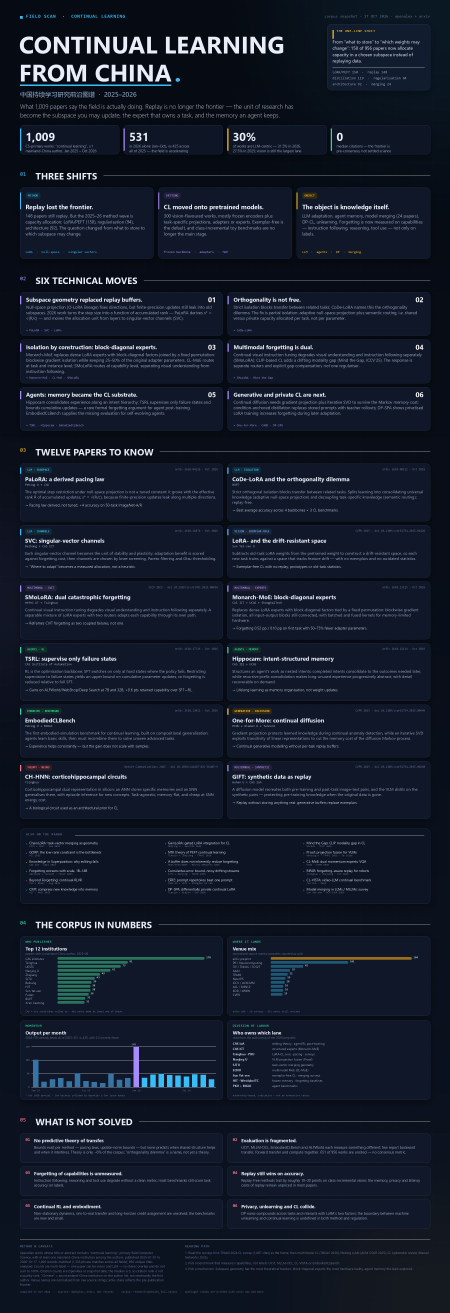
#> input picture continual-learning-china-2025-26.png, 1800 x 5250 px, found by its file name (shown at 1/4 size)
$ python crop.py
#> lines starting #> are read from the running program, lines starting #| are printed output that depends on the picture

from PIL import Image
im = Image.open('continual-learning-china-2025-26.png')
#> im is the input picture: PIL image 1800x5250 RGB; mean R, G, B 20.4, 28.1, 42.7
im.crop((0,2700,1800,4150)).save('research/qc_radar.png')
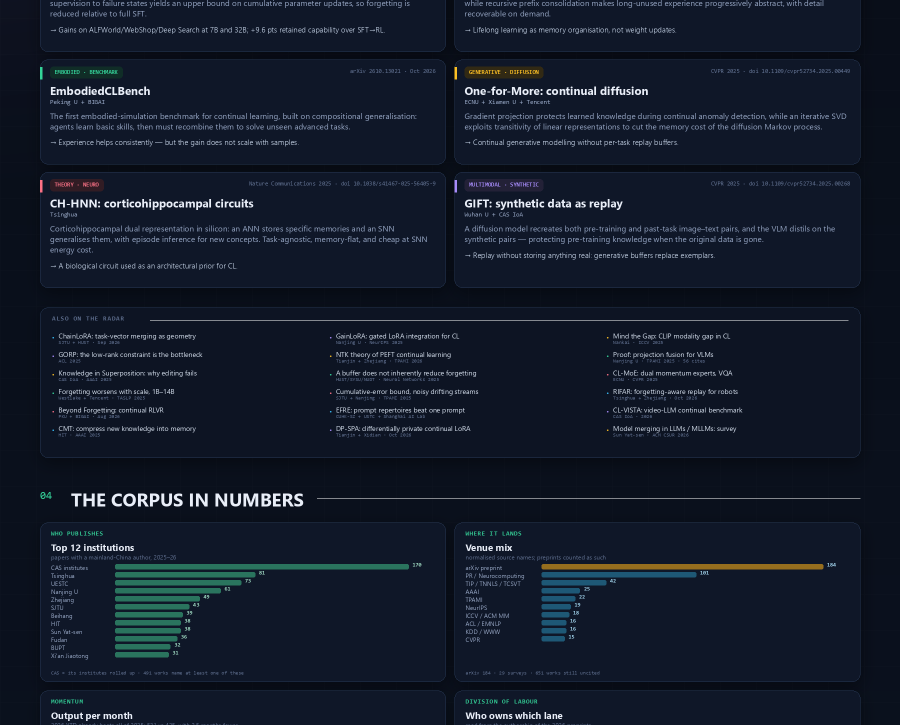
#> saved as qc_radar.png: PIL image 1800x1450 RGB (shown at 1/2 size); mean R, G, B 19.1, 27.2, 42
print(im.size)
#| (1800, 5250)
